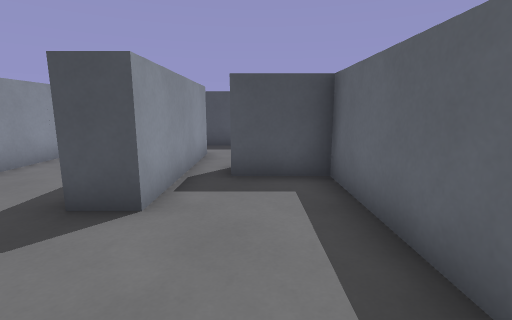
view 1 (above)

17 first-person views from a walk through a Godot game level. The camera is 1.3 m above the floor, tilts 10° down and sees 85° across. The floor is counted in squares, 1 m on a side. Each view is taken from the middle of a square. On the plan, view 1 faces up. The plan holds only what a view shows up to about 13 squares ahead; the rest is blank. Surface patterns are stand-ins for the level's own textures.

view 2
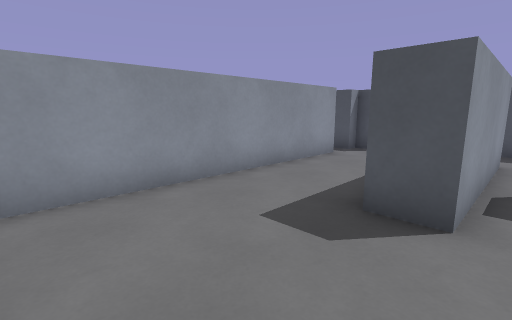

view 3
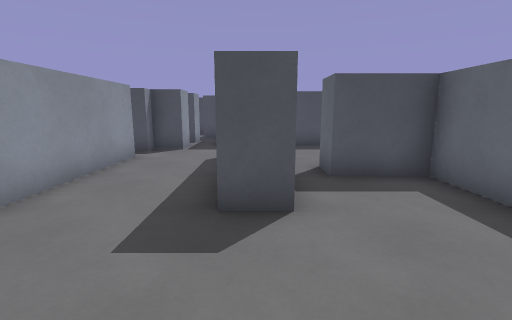

view 4
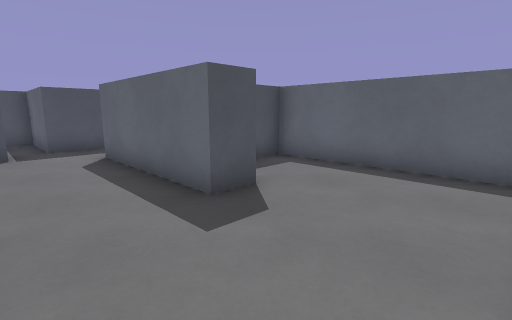

view 5
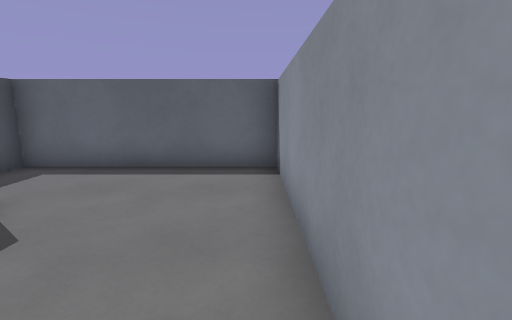

view 6
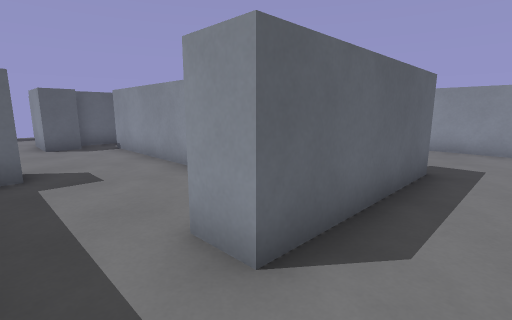

view 7
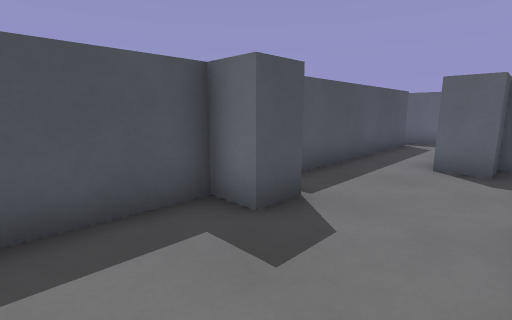

view 8
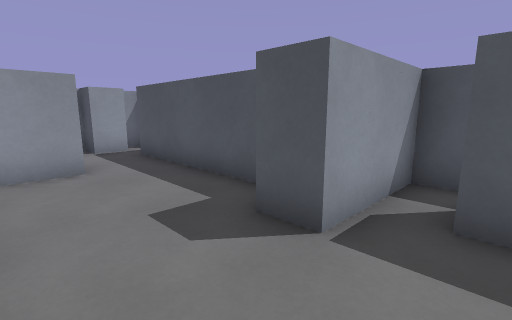

view 9
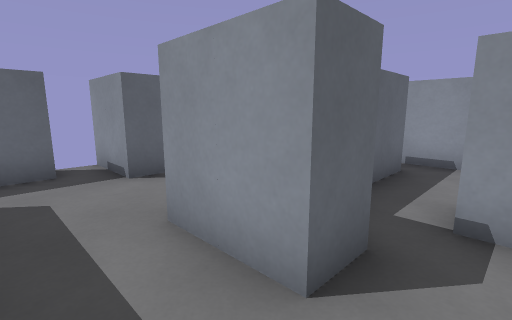

view 10
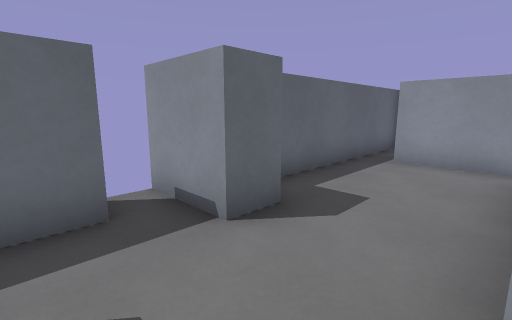

view 11
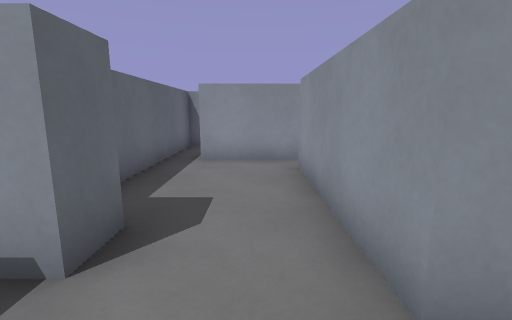

view 12
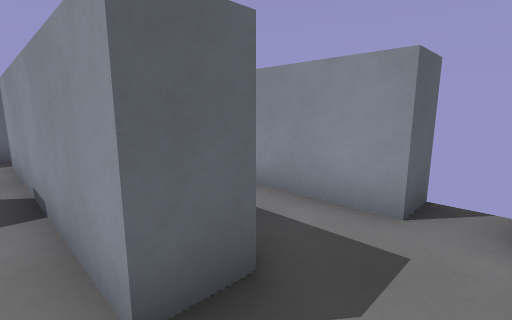

view 13
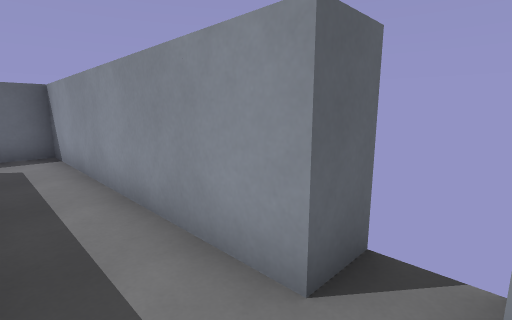

view 14
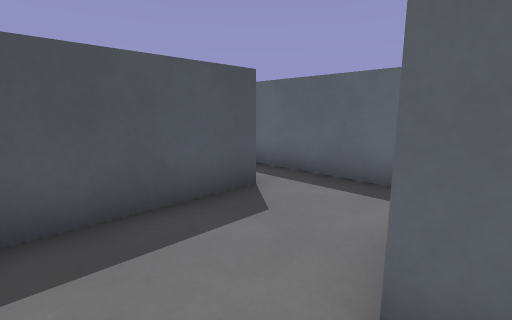

view 15
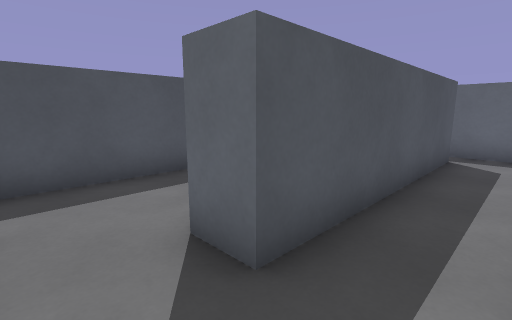

view 16
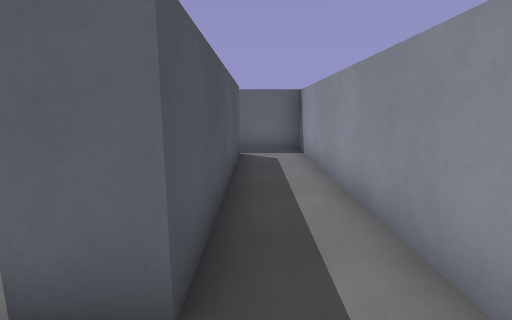

view 17
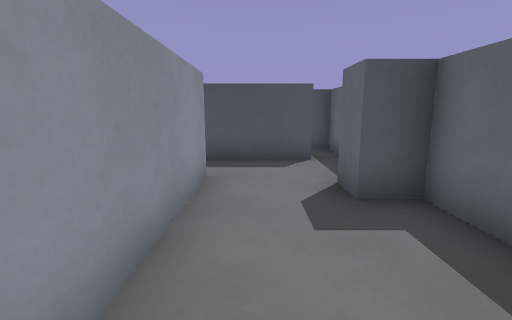

### Floor plan
Points are (right, up) in squares from view 1. A wall is a line through its corners. A room is listed if a view was taken in it or the views show most of it. See-through windows are left out.
Room 1 (views 1, 2, 3, 4, 5, 6)
walls: (-1.5, 6.5) (-1.5, 3.5) (-2.5, 3.5) (-2.5, 8.5) (-1.5, 8.5); (-4.6, -0.5) (1.5, -0.5) (1.5, 5.5) (-0.5, 5.5) (-0.5, 6.5); (-5.5, 8.1) (-5.5, 0.1); (-1.5, 10.5) (-3.5, 10.5); (-4.5, 10.6) (-4.5, 9.5) (-5.5, 9.5) (-5.5, 9)
ways out: opening at (-2, 9.5) to room 2; opening at (-1, 6) to room 2; opening at (-4, 11) to room 6; gap at (-6, 8.5)
Room 2 (views 7, 8, 9, 10)
walls: (3.5, 11.5) (3.5, 9.5) (2.5, 9.5) (2.5, 10.5) (-1.5, 10.5); (1.8, 6.5) (6.5, 6.5); (8, 5.6) (8, 7.5) (7, 7.5) (7, 8.5) (9, 8.5); (-1.5, 8.5) (-1.5, 6.5); (9.4, 10.5) (4.5, 10.5)
ways out: opening at (-2, 9.5) to room 1; opening at (-1, 6) to room 1; opening at (8.5, 9.5) to room 3; opening at (7, 6) to room 4; opening at (4, 11)
Room 3 (views 11, 17)
walls: (12.5, 8.9) (12.5, 11.5); (9, 8.5) (9, 3.5); (11.6, 10.5) (9.4, 10.5); (9.5, 2.5) (11.5, 2.5); (12.5, 2.5) (12.5, 7) (11.5, 7) (11.5, 8) (13.5, 8)
ways out: opening at (8.5, 9.5) to room 2; opening at (8.5, 3) to room 4; opening at (12, 2) to room 5; opening at (12, 11); gap at (13, 9)
Room 4 (view 12)
walls: (4.5, 2.5) (9.5, 2.5); (6.5, 5.5) (3, 5.5); (8, 3.4) (8, 5.6)
ways out: opening at (7, 6) to room 2; opening at (8.5, 3) to room 3; opening at (3.5, 2) to room 5
Room 5 (views 13, 14, 15, 16)
walls: (4, -0.5) (12.5, -0.5) (12.5, 2.5); (11.6, 1.5) (4.5, 1.5) (4.5, 2.5)
ways out: opening at (12, 2) to room 3; opening at (3.5, 2) to room 4; gap at (3.5, -1)
Room 6 (no view inside)
walls: (-4.5, 12.5) (-4.5, 11.5); (-3.5, 10.5) (-3.5, 13.5) (-4.4, 13.5); (-5.5, 11.4) (-5.5, 10.9)
ways out: opening at (-4, 11) to room 1

Positions as (right, up) in squares from view 1, and headings:
1: (0, 0), facing up
2: (-1, 0), facing up-left
3: (-2, 0), facing up
4: (-5, 0), facing up-right
5: (-5, 0), facing right
6: (-4, 10), facing down-right
7: (0, 7), facing up-right
8: (5, 7), facing up-left
9: (6, 10), facing down-right
10: (9, 10), facing down-right
11: (10, 10), facing down
12: (3, 3), facing down-right
13: (3, 1), facing down-right
14: (3, 2), facing up-right
15: (3, 0), facing up-right
16: (3, 1), facing right
17: (10, 3), facing up
